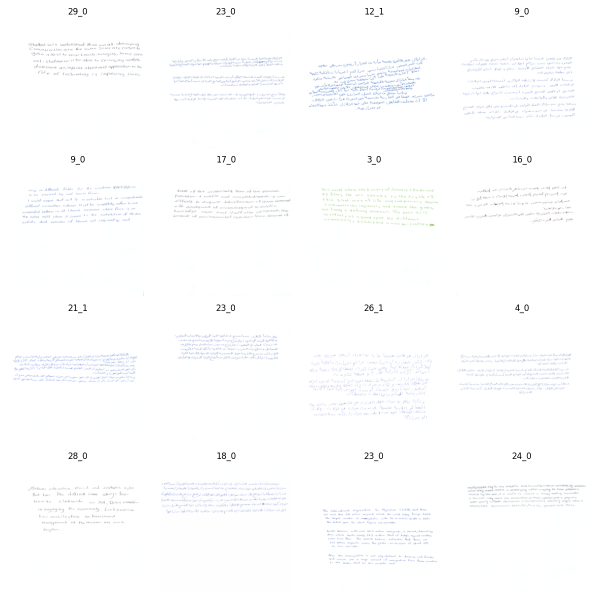
#> input picture batch_images.png, 1200 x 1200 px (shown at 1/2 size)
$ python -i image_processing.py   (imports and definitions only)
#> lines starting #> are read from the running program, lines starting #| are printed output that depends on the picture; after the words box and inside, x2 and y2 are one past the last pixel; in counts of white or black regions, pixels touching at a corner belong together
#> further down, picture is the input picture: PIL image 1200x1200 RGBA; mean R, G, B, A 252.7, 253.1, 253.6, 255
import cv2
from PIL import Image
import numpy as np

# [75 lines left out: functions get_sentence_regions, process_row_sentences, not called in this run]

def extract_patches(image,gw=5,n_cc=10, prop=1):
    """Splits image into grid patches and checks for text presence."""
#> called with gw = 5, n_cc = 10, prop = 1
    image_gray = cv2.cvtColor(np.array(image), cv2.COLOR_RGB2GRAY)
    h, w = image_gray.shape
#> h = 1200; w = 1200
    patch_w = w // gw
#> patch_w = 240
    patch_h = int(patch_w*prop)
#> patch_h = 240
    gh= int(h // patch_h)
#> gh = 5
    #print(gw,gh,h/patch_h)

    valid_patches = []

    for i in range(gh):
        for j in range(gw):
            x1, y1 = j * patch_w, i * patch_h
            x2, y2 = x1 + patch_w, y1 + patch_h
            patch = image_gray[y1:y2, x1:x2]

            # Check for text using connected components
            _, binary = cv2.threshold(patch, 180, 255, cv2.THRESH_BINARY_INV)
            num_labels, _, stats, _ = cv2.connectedComponentsWithStats(binary)

            if num_labels > n_cc:  # More than 1 means text is present
                #patch_rgb = image.crop((x1, y1, x2, y2))  # Extract RGB patch
                #areas = stats[1:, cv2.CC_STAT_AREA]  # skip background (label 0)
                black_pixel_count = np.sum(binary == 255)
                # Optionally: compute percentage of black
                total_pixels = binary.size
                black_ratio = black_pixel_count / total_pixels
                valid_patches.append((x1, y1, x2, y2,num_labels,black_ratio))
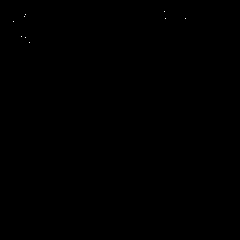
#> binary: shape (240, 240); 0.02% white in thin lines or dots, all inside (x1, y1, x2, y2) = (13, 11, 186, 43)
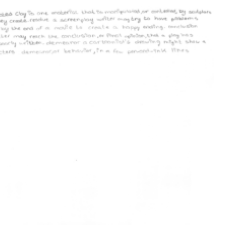
#> patch: shape (240, 240); min 172, max 255, mean 253.2
#> after the loop, valid_patches = 12 items, first 6: (0, 0, 240, 240, 69, 0.00484), (240, 0, 480, 240, 20, 0.00314), (480, 0, 720, 240, 66, 0.00227), (720, 0, 960, 240, 103, 0.00547), (960, 0, 1200, 240, 11, 0.00229), (0, 240, 240, 480, 22, 0.00262)
            # maybe you should filter based on the number of pixels
            #not on the number of different components (see): https://chatgpt.com/share/682d9a39-622c-8010-b50a-da370dcf214c
    return valid_patches

# [139 lines left out: functions process_row, extract_body, process_row_body, extract_patches_resolution, process_row_resolution, extract_patches_iam and 1 more, not called in this run]

>>> from PIL import Image
>>> picture = Image.open('../batch_images.png')
>>> result = extract_patches(picture)
#> result has the same summary as valid_patches in extract_patches

$ run again, on ensembled_accuracy_n_writers_linear_increase.png
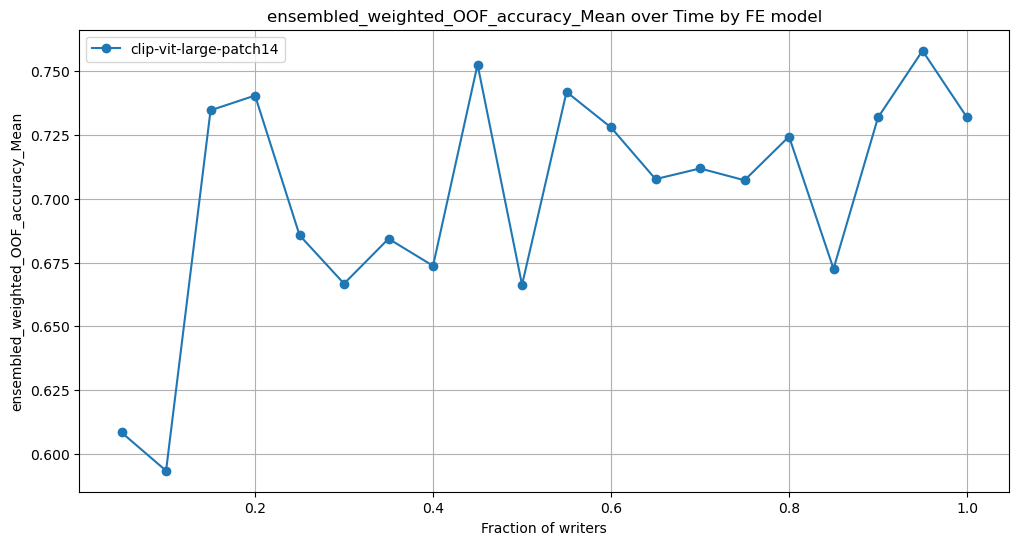
#> input picture ensembled_accuracy_n_writers_linear_increase.png, 1019 x 545 px
#> picture is the input picture: PIL image 1019x545 RGBA; mean R, G, B, A 247.7, 248.7, 249.3, 255
#> after the loop in extract_patches, `for i in range(gh):`:
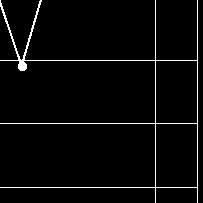
#> binary: shape (203, 203); 3.2% white in thin lines or dots
#> after the loop in extract_patches, `for i in range(gh):`:
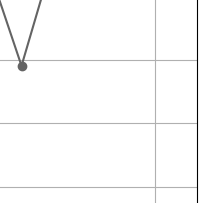
#> patch: shape (203, 203); min 0, max 255, mean 250.6
#> after the loop in extract_patches, `for i in range(gh):`: valid_patches = [(0, 0, 203, 203, 44, 0.0435), (203, 0, 406, 203, 28, 0.0579), (406, 0, 609, 203, 24, 0.0682), (609, 0, 812, 203, 20, 0.066), (0, 203, 203, 406, 50, 0.0546)]
#> result has the same summary as valid_patches in extract_patches
